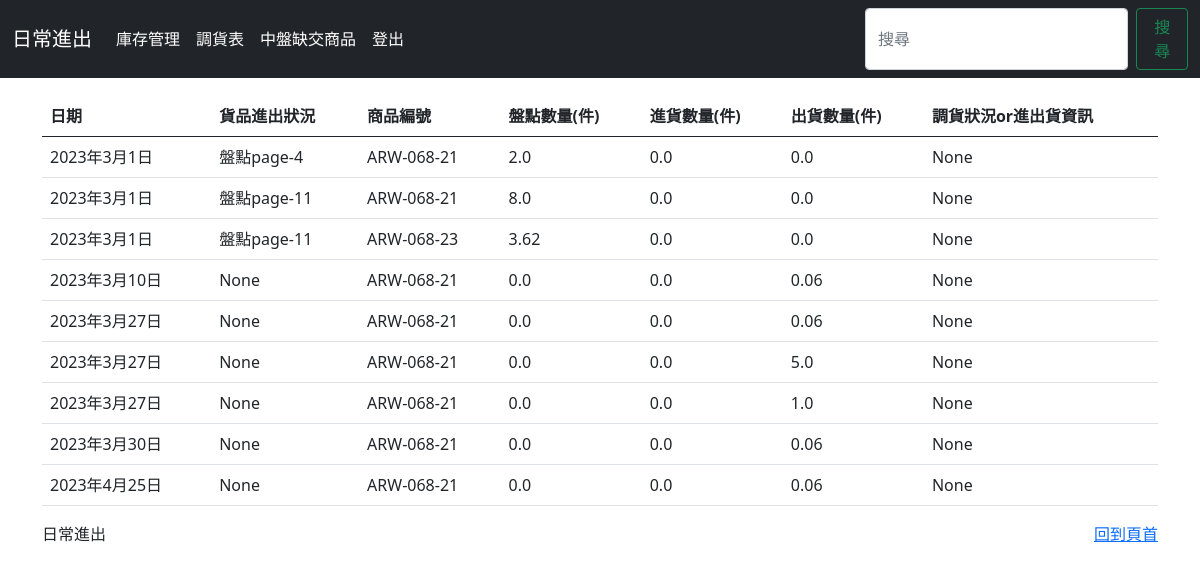
Before: /Tdaily/ (signed in) with the older database file.
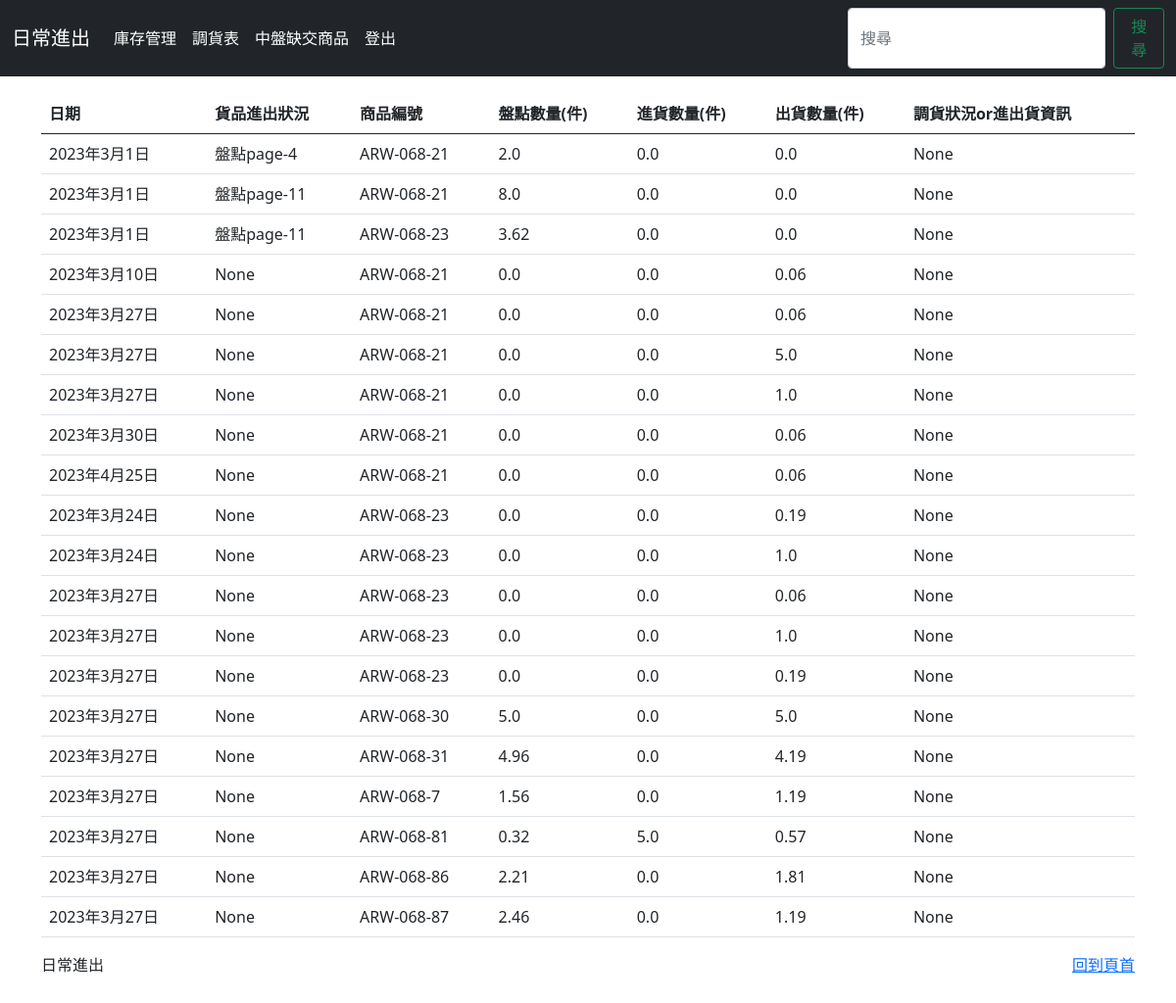
After: the same page with the newer database file.
### myapp/models.py (models this page shows)
class TimeStampedModel(models.Model):
    created_at = models.DateTimeField(auto_now_add=True)
    modified_at = models.DateTimeField(auto_now=True)
    created_by = models.ForeignKey(User, on_delete=models.SET_NULL, null=True, blank=True, related_name='created_%(class)s_set')
    modified_by = models.ForeignKey(User, on_delete=models.SET_NULL, null=True, blank=True, related_name='modified_%(class)s_set')
    class Meta:
        abstract = True

class DailyInOut (TimeStampedModel):
    Date = models.DateField("日期")
    goodsInOut = models.CharField("貨品進出狀況",max_length=500,null=True,blank=True)
    productId = models.CharField('產品ID',max_length=100)
    productName = models.CharField('產品名稱',max_length=100)
    countQuantity = models.FloatField("盤點數量(件)",null=True,blank=True,default=0)
    purchaseQuantity = models.FloatField("進貨數量(件)",null=True,blank=True,default=0)
    exportQuantity = models.FloatField("出貨數量(件)",null=True,blank=True,default=0)
    status = models.CharField("調貨狀況or進出貨資訊",max_length=500,null=True,blank=True)

### myapp/views.py (the view)
# urls.py: path('Tdaily/',views.Tdaily,name="Tdaily"),
@csrf_exempt
def Tdaily(request):
    if 'user' in request.session:
        current_user = request.session['user']
        dailys = DailyInOut.objects.all()
    return render(request,'Tdaily.html',locals())

### templates/Tdaily.html (shortened to what this page needs)
<!doctype html>
<html lang="en" data-bs-theme="auto">
  <head>
    {% load static %}
    <link href="{% static 'css/style.css' %}" rel="stylesheet">
    <link href="https://cdn.jsdelivr.net/npm/bootstrap@5.0.2/dist/css/bootstrap.min.css" rel="stylesheet">
  </head>
  <body>
<header data-bs-theme="dark">
  <nav class="navbar navbar-expand-md navbar-dark fixed-top bg-dark">
    <div class="container-fluid">
      <a class="navbar-brand" href="#">日常進出</a>
      <div class="collapse navbar-collapse" id="navbarCollapse">
        <ul class="navbar-nav me-auto mb-2 mb-md-0">
          <li class="nav-item">
            <a class="nav-link active" aria-current="page" href="{% url 'Tgoods' %}">庫存管理</a>
          </li>
          <li class="nav-item">
            <a class="nav-link active" aria-current="page" href="{%url 'Ttransfer'%}">調貨表</a>
          </li>
          <li class="nav-item">
            <a class="nav-link active" aria-current="page" href="{%url 'Tclient'%}">中盤缺交商品</a>
          </li>
          <li class="nav-item">
            <a class="nav-link active" aria-current="page" href="/logout">登出</a>
          </li>
        </ul>
        <form method="get" class="d-flex" role="search" action="{%url 'searchDaily'%}">
          <input class="form-control me-2" type="search" placeholder="搜尋" aria-label="Search" name="searchDaily">
          <button class="btn btn-outline-success" type="submit">搜尋</button>
        </form>
      </div>
    </div>
  </nav>
</header>
<main>
  <div class="container mt-5">
    <div class="row">
      <div class="col">
      <table class="table table-hover">
        <thead>
          <tr>
            <th scope="col">日期</th>
            <th scope="col">貨品進出狀況</th>
            <th scope="col">商品編號</th>
            <th scope="col">盤點數量(件)</th>
            <th scope="col">進貨數量(件)</th>
            <th scope="col">出貨數量(件)</th>
            <th scope="col">調貨狀況or進出貨資訊</th>
          </tr>
        </thead>
        <tbody>
          {% if dailys %}
            {% for daily in dailys %}
          <tr>
            <td>{{daily.Date}}</td>
            <td>{{daily.goodsInOut}}</td>
            <td>{{daily.productId}}</td>
            <td>{{daily.countQuantity}}</td>
            <td>{{daily.purchaseQuantity}}</td>
            <td>{{daily.exportQuantity}}</td>
            <td>{{daily.status}}</td>
          </tr>
          {% endfor %}
          {%endif%}
        </tbody>
      </table>
      </div>
    </div>
  </div>
  <footer class="container">
    <p class="float-end"><a href="#">回到頁首</a></p>
    <p>日常進出</p>
  </footer>
</main>
    </body>
</html>

### static/css/style.css (style rules this page uses)
body { padding-top: 3rem; padding-bottom: 3rem; color: rgb(var(--bs-tertiary-color-rgb)); }

Changed rows visible on the page:
added DailyInOut: Date "2023年3月24日", goodsInOut "None", productId "ARW-068-23", countQuantity "0.0", purchaseQuantity "0.0", exportQuantity "0.19", status "None"
added DailyInOut: Date "2023年3月24日", goodsInOut "None", productId "ARW-068-23", countQuantity "0.0", purchaseQuantity "0.0", exportQuantity "1.0", status "None"
added DailyInOut: Date "2023年3月27日", goodsInOut "None", productId "ARW-068-23", countQuantity "0.0", purchaseQuantity "0.0", exportQuantity "0.06", status "None"
added DailyInOut: Date "2023年3月27日", goodsInOut "None", productId "ARW-068-23", countQuantity "0.0", purchaseQuantity "0.0", exportQuantity "1.0", status "None"
added DailyInOut: Date "2023年3月27日", goodsInOut "None", productId "ARW-068-23", countQuantity "0.0", purchaseQuantity "0.0", exportQuantity "0.19", status "None"
added DailyInOut: Date "2023年3月27日", goodsInOut "None", productId "ARW-068-30", countQuantity "5.0", purchaseQuantity "0.0", exportQuantity "5.0", status "None"
added DailyInOut: Date "2023年3月27日", goodsInOut "None", productId "ARW-068-31", countQuantity "4.96", purchaseQuantity "0.0", exportQuantity "4.19", status "None"
added DailyInOut: Date "2023年3月27日", goodsInOut "None", productId "ARW-068-7", countQuantity "1.56", purchaseQuantity "0.0", exportQuantity "1.19", status "None"
added DailyInOut: Date "2023年3月27日", goodsInOut "None", productId "ARW-068-81", countQuantity "0.32", purchaseQuantity "5.0", exportQuantity "0.57", status "None"
added DailyInOut: Date "2023年3月27日", goodsInOut "None", productId "ARW-068-86", countQuantity "2.21", purchaseQuantity "0.0", exportQuantity "1.81", status "None"
added DailyInOut: Date "2023年3月27日", goodsInOut "None", productId "ARW-068-87", countQuantity "2.46", purchaseQuantity "0.0", exportQuantity "1.19", status "None"
